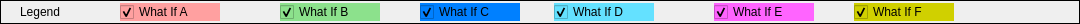
           <widget class="QFrame" name="qframe_06">
            <property name="minimumSize">
             <size>
              <width>1080</width>
              <height>24</height>
             </size>
            </property>
            <property name="maximumSize">
             <size>
              <width>16777215</width>
              <height>24</height>
             </size>
            </property>
            <property name="frameShape">
             <enum>QFrame::Box</enum>
            </property>
            <property name="frameShadow">
             <enum>QFrame::Plain</enum>
            </property>
            <widget class="QLabel" name="qlabel_27">
             <property name="geometry">
              <rect>
               <x>20</x>
               <y>3</y>
               <width>64</width>
               <height>17</height>
              </rect>
             </property>
             <property name="text">
              <string>Legend</string>
             </property>
            </widget>
            <widget class="QCheckBox" name="checkBox_4">
             <property name="geometry">
              <rect>
               <x>120</x>
               <y>3</y>
               <width>100</width>
               <height>18</height>
              </rect>
             </property>
             <property name="styleSheet">
              <string notr="true">background-color: rgb(255, 160, 160);</string>
             </property>
             <property name="text">
              <string>What If A</string>
             </property>
             <property name="checked">
              <bool>true</bool>
             </property>
            </widget>
            <widget class="QCheckBox" name="checkBox_5">
             <property name="geometry">
              <rect>
               <x>280</x>
               <y>3</y>
               <width>100</width>
               <height>18</height>
              </rect>
             </property>
             <property name="styleSheet">
              <string notr="true">background-color: rgb(140, 225, 140);</string>
             </property>
             <property name="text">
              <string>What If B</string>
             </property>
             <property name="checked">
              <bool>true</bool>
             </property>
            </widget>
            <widget class="QCheckBox" name="checkBox_6">
             <property name="geometry">
              <rect>
               <x>420</x>
               <y>3</y>
               <width>100</width>
               <height>18</height>
              </rect>
             </property>
             <property name="styleSheet">
              <string notr="true">background-color: rgb(0, 128, 255);</string>
             </property>
             <property name="text">
              <string>What If C</string>
             </property>
             <property name="checked">
              <bool>true</bool>
             </property>
            </widget>
            <widget class="QCheckBox" name="checkBox_7">
             <property name="geometry">
              <rect>
               <x>554</x>
               <y>3</y>
               <width>100</width>
               <height>18</height>
              </rect>
             </property>
             <property name="styleSheet">
              <string notr="true">background-color: rgb(100, 225, 255);</string>
             </property>
             <property name="text">
              <string>What If D</string>
             </property>
             <property name="checked">
              <bool>true</bool>
             </property>
            </widget>
            <widget class="QCheckBox" name="checkBox_8">
             <property name="geometry">
              <rect>
               <x>714</x>
               <y>3</y>
               <width>100</width>
               <height>18</height>
              </rect>
             </property>
             <property name="styleSheet">
              <string notr="true">background-color: rgb(255,100,255);</string>
             </property>
             <property name="text">
              <string>What If E</string>
             </property>
             <property name="checked">
              <bool>true</bool>
             </property>
            </widget>
            <widget class="QCheckBox" name="checkBox_9">
             <property name="geometry">
              <rect>
               <x>854</x>
               <y>3</y>
               <width>100</width>
               <height>18</height>
              </rect>
             </property>
             <property name="styleSheet">
              <string notr="true">background-color: rgb(208, 208, 0);</string>
             </property>
             <property name="text">
              <string>What If F</string>
             </property>
             <property name="checked">
              <bool>true</bool>
             </property>
            </widget>
           </widget>
